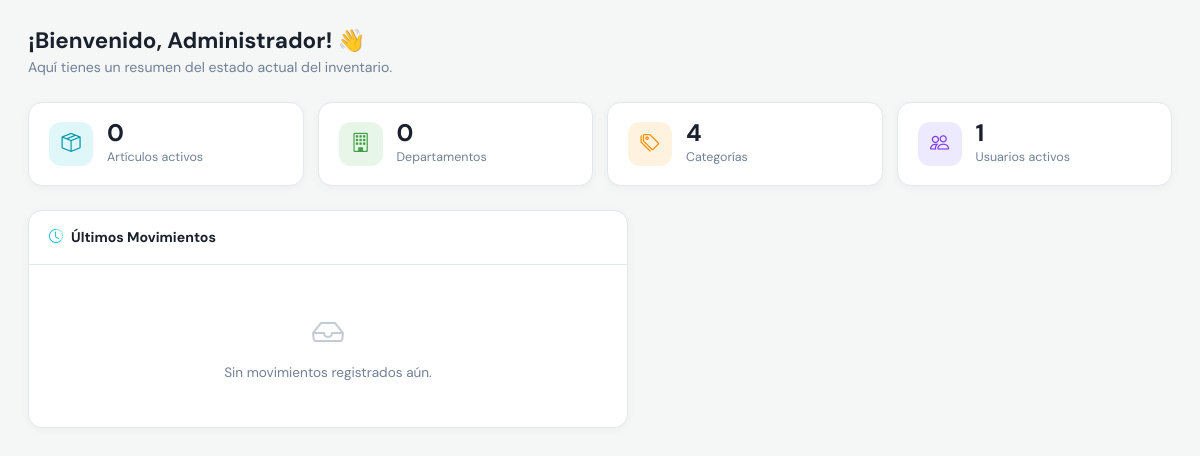
Before: /inicio.php (signed in) with the older database file.
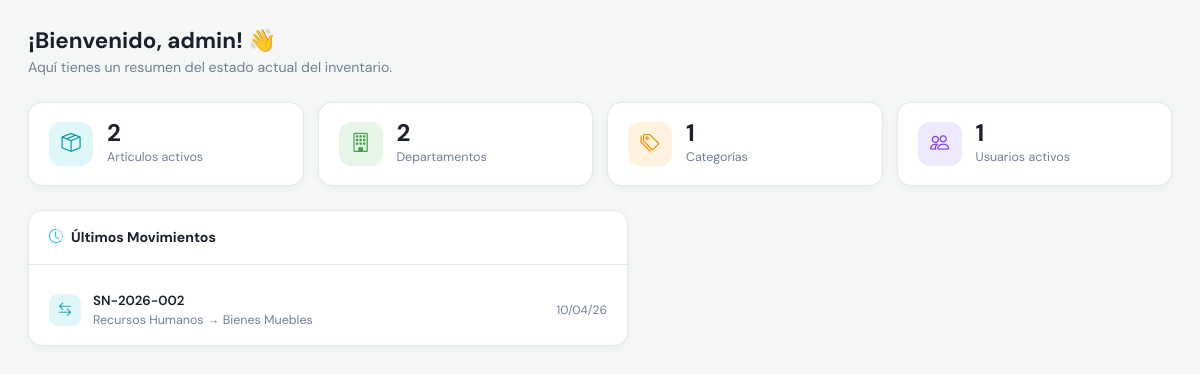
After: the same page with the newer database file.
### tables this page shows
CREATE TABLE `movimientos` (
  `id_movimiento` int(11) NOT NULL,
  `id_articulo` int(11) NOT NULL,
  `id_departamento_origen` int(11) NOT NULL,
  `id_departamento_destino` int(11) NOT NULL,
  `fecha_movimiento` timestamp NOT NULL DEFAULT CURRENT_TIMESTAMP,
  `motivo` text,
  `id_usuario_responsable` int(11) NOT NULL
);

CREATE TABLE `articulos` (
  `id_articulo` int(11) NOT NULL,
  `id_categoria` int(11) NOT NULL,
  `id_departamento` int(11) NOT NULL,
  `serial` varchar(100) NOT NULL,
  `nombre` varchar(150) NOT NULL DEFAULT '',
  `especificaciones` longtext,
  `estado` enum('excelente','bueno','regular','malo','baja') NOT NULL DEFAULT 'bueno',
  `fecha_adquisicion` date DEFAULT NULL,
  `valor_adquisicion` decimal(10,2) DEFAULT NULL,
  `moneda` varchar(10) DEFAULT '$',
  `observaciones` text,
  `fecha_registro` timestamp NOT NULL DEFAULT CURRENT_TIMESTAMP,
  `id_usuario_registro` int(11) NOT NULL,
  `activo` tinyint(1) NOT NULL DEFAULT '1'
);

CREATE TABLE `departamentos` (
  `id_departamento` int(11) NOT NULL,
  `nombre_departamento` varchar(100) NOT NULL,
  `descripcion` text,
  `responsable` varchar(100) DEFAULT NULL,
  `activo` tinyint(1) NOT NULL DEFAULT '1'
);

### inicio.php (the view, shortened to what this page needs)
<?php
$partes   = explode(' ', $_SESSION['nombre_completo']);
include 'db.php';
$totalArticulos   = $pdo->query("SELECT COUNT(*) FROM articulos WHERE activo = 1")->fetchColumn();
$totalDepartamentos = $pdo->query("SELECT COUNT(*) FROM departamentos WHERE activo = 1")->fetchColumn();
$totalCategorias  = $pdo->query("SELECT COUNT(*) FROM categorias WHERE activo = 1")->fetchColumn();
$totalUsuarios    = $pdo->query("SELECT COUNT(*) FROM usuarios WHERE activo = 1")->fetchColumn();
$stmtMov = $pdo->query("SELECT m.fecha_movimiento, a.serial,
    d1.nombre_departamento AS origen, d2.nombre_departamento AS destino
    FROM movimientos m
    JOIN articulos a ON m.id_articulo = a.id_articulo
    JOIN departamentos d1 ON m.id_departamento_origen = d1.id_departamento
    JOIN departamentos d2 ON m.id_departamento_destino = d2.id_departamento
    ORDER BY m.fecha_movimiento DESC LIMIT 5");
$movimientos = $stmtMov->fetchAll(PDO::FETCH_ASSOC);
?>
<!DOCTYPE html>
<html lang="es">
<head>
    <link rel="stylesheet" href="bootstrap.css">
    <link rel="stylesheet" href="https://cdn.jsdelivr.net/npm/bootstrap-icons@1.11.0/font/bootstrap-icons.css">
</head>
<body>
<div class="greeting">
    <h2>¡Bienvenido, <?= htmlspecialchars($partes[0]) ?>! 👋</h2>
    <p>Aquí tienes un resumen del estado actual del inventario.</p>
</div>
<div class="stats">
    <div class="stat-card">
        <div class="stat-icon cyan"><i class="bi bi-box-seam"></i></div>
        <div>
            <div class="stat-value"><?= $totalArticulos ?></div>
            <div class="stat-label">Artículos activos</div>
        </div>
    </div>
    <div class="stat-card">
        <div class="stat-icon green"><i class="bi bi-building"></i></div>
        <div>
            <div class="stat-value"><?= $totalDepartamentos ?></div>
            <div class="stat-label">Departamentos</div>
        </div>
    </div>
    <div class="stat-card">
        <div class="stat-icon amber"><i class="bi bi-tags"></i></div>
        <div>
            <div class="stat-value"><?= $totalCategorias ?></div>
            <div class="stat-label">Categorías</div>
        </div>
    </div>
    <div class="stat-card">
        <div class="stat-icon purple"><i class="bi bi-people"></i></div>
        <div>
            <div class="stat-value"><?= $totalUsuarios ?></div>
            <div class="stat-label">Usuarios activos</div>
        </div>
    </div>
</div>
<div class="bottom-grid">
    <div class="panel">
        <div class="panel-head"><i class="bi bi-clock-history"></i> Últimos Movimientos</div>
        <div class="panel-body">
            <?php if (empty($movimientos)): ?>
                <div class="empty"><i class="bi bi-inbox"></i> Sin movimientos registrados aún.</div>
            <?php else: ?>
                <?php foreach ($movimientos as $m): ?>
                <div class="mov-item">
                    <div class="mov-dot"><i class="bi bi-arrow-left-right"></i></div>
                    <div>
                        <div class="mov-serial"><?= htmlspecialchars($m['serial']) ?></div>
                        <div class="mov-ruta"><?= htmlspecialchars($m['origen']) ?> → <?= htmlspecialchars($m['destino']) ?></div>
                    </div>
                    <div class="mov-fecha"><?= date('d/m/y', strtotime($m['fecha_movimiento'])) ?></div>
                </div>
                <?php endforeach; ?>
            <?php endif; ?>
        </div>
    </div>
</div>
</body>
</html>

### inicio.php (style rules this page uses)
:root { --cyan: #00bcd4; --cyan-d: #0097a7; --cyan-l: #e0f7fa; --bg: #f4f7f6; --surface: #fff; --border:#e2e8f0; --text: #1a202c; --muted: #718096; --green: #43a047; --amber: #fb8c00; --red: #e53935; --purple: #7c3aed; }
*, *::before, *::after { box-sizing: border-box; margin: 0; padding: 0; }
body { background: var(--bg); font-family: 'DM Sans', sans-serif; color: var(--text); padding: 28px; }
.greeting { margin-bottom: 24px; }
.greeting h2 { font-size: 1.4rem; font-weight: 700; margin-bottom: 2px; }
.greeting p { color: var(--muted); font-size: 0.88rem; }
.stats { display: grid; grid-template-columns: repeat(4, 1fr); gap: 14px; margin-bottom: 24px; }
.stat-card { background: var(--surface); border-radius: 14px; border: 1px solid var(--border); padding: 18px 20px; box-shadow: 0 2px 10px rgba(0,0,0,0.04); display: flex; align-items: center; gap: 14px; }
.stat-icon { width: 44px; height: 44px; border-radius: 12px; display: flex; align-items: center; justify-content: center; font-size: 1.2rem; flex-shrink: 0; }
.stat-icon.cyan { background: var(--cyan-l); color: var(--cyan-d); }
.stat-icon.green { background: #e8f5e9; color: var(--green); }
.stat-icon.amber { background: #fff3e0; color: var(--amber); }
.stat-icon.purple { background: #ede9fe; color: var(--purple); }
.stat-value { font-size: 1.5rem; font-weight: 700; line-height: 1; }
.stat-label { font-size: 0.78rem; color: var(--muted); margin-top: 3px; }
.bottom-grid { display: grid; grid-template-columns: 1fr; gap: 14px; max-width: 600px; }
.panel { background: var(--surface); border-radius: 14px; border: 1px solid var(--border); box-shadow: 0 2px 10px rgba(0,0,0,0.04); overflow: hidden; }
.panel-head { padding: 16px 20px; border-bottom: 1px solid var(--border); font-size: 0.88rem; font-weight: 700; display: flex; align-items: center; gap: 8px; color: var(--text); }
.panel-head i { color: var(--cyan); }
.panel-body { padding: 16px 20px; }
.mov-item { display: flex; align-items: center; gap: 12px; padding: 10px 0; border-bottom: 1px solid #f7fafc; font-size: 0.83rem; }
.mov-item:last-child { border-bottom: none; padding-bottom: 0; }
.mov-dot { width: 32px; height: 32px; border-radius: 9px; background: var(--cyan-l); color: var(--cyan-d); display: flex; align-items: center; justify-content: center; font-size: 0.85rem; flex-shrink: 0; }
.mov-serial { font-weight: 600; color: var(--text); }
.mov-ruta { color: var(--muted); font-size: 0.78rem; }
.mov-fecha { margin-left: auto; font-size: 0.75rem; color: var(--muted); white-space: nowrap; }
.empty { text-align: center; padding: 28px; color: var(--muted); font-size: 0.85rem; }
.empty i { font-size: 2rem; display: block; margin-bottom: 6px; opacity: 0.4; }

Changed rows visible on the page:
added movimientos: id_articulo.serial "SN-2026-002", id_departamento_origen.nombre_departamento "Recursos Humanos", id_departamento_destino.nombre_departamento "Bienes Muebles", fecha_movimiento "10/04/26"
Other visible differences:
$partes[0]: "Administrador" → "admin"
$totalArticulos: "0" → "2"
$totalDepartamentos: "0" → "2"
$totalCategorias: "4" → "1"
text no longer shown: "Sin movimientos registrados aún."
